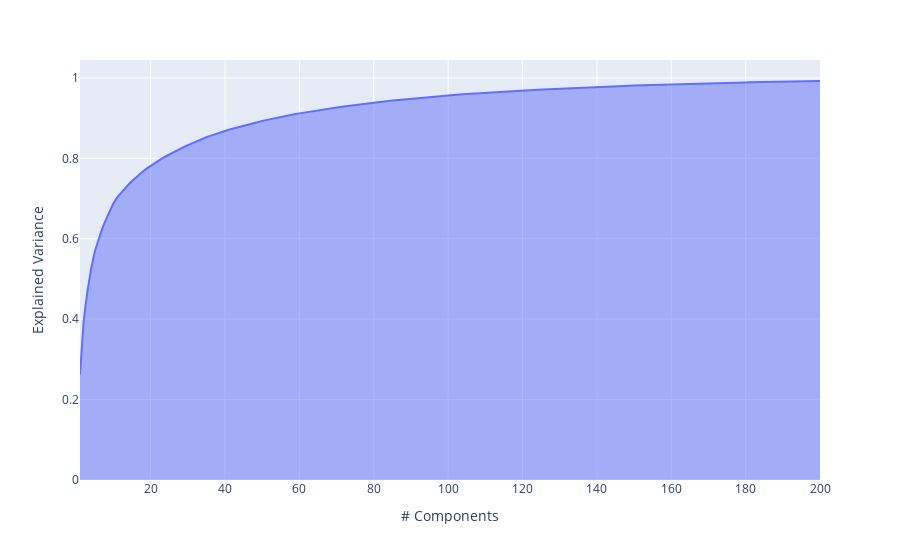

Notebook source saved alongside this figure:
### Markdown cell above
# Visualize PCA

### Code cell
# https://plotly.com/python/pca-visualization/
data = pd.DataFrame(discrete_df, columns = discrete_df.columns)

pca = PCA(n_components=200)
pca.fit_transform(discrete_df)
exp_var_cumul = np.cumsum(pca.explained_variance_ratio_)

fig = px.area(
    x=range(1, exp_var_cumul.shape[0] + 1),
    y=exp_var_cumul,
    labels={"x": "# Components", "y": "Explained Variance"}
)

fig.show()

### Figure 1 — Plotly figure (JSON) as saved in the notebook; plotly's stock layout.template omitted (floating-point values rounded to 4 significant figures; data arrays with more than 128 entries replaced by an {"elided": "..."} marker saying what was removed)
{"data": [{"hovertemplate": "# Components=%{x}<br>Explained Variance=%{y}<extra></extra>", "legendgroup": "", "line": {"color": "#636efa"}, "marker": {"symbol": "circle"}, "mode": "lines", "name": "", "orientation": "v", "showlegend": false, "stackgroup": "1", "type": "scatter", "x": {"elided": "200 int values"}, "xaxis": "x", "y": {"elided": "200 float values"}, "yaxis": "y"}], "layout": {"legend": {"tracegroupgap": 0}, "margin": {"t": 60}, "xaxis": {"anchor": "y", "domain": [0, 1], "title": {"text": "# Components"}}, "yaxis": {"anchor": "x", "domain": [0, 1], "title": {"text": "Explained Variance"}}}}
